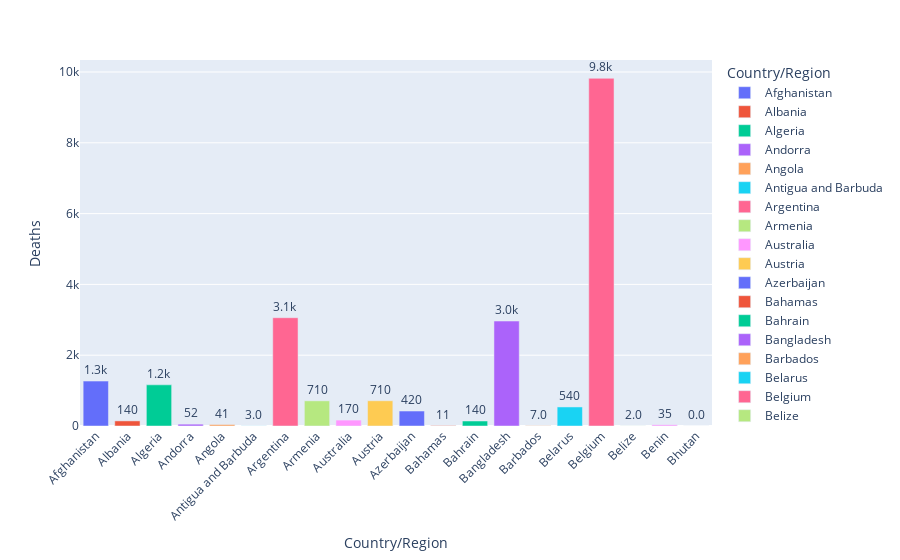

This figure's notebook cell:
### Markdown cell above
## Deaths for first 50 countries

### Code cell
import plotly.graph_objects as go


# Display death due to covid data for various countries 
fig = px.bar(country_wise.head(20), y='Deaths', x='Country/Region', text='Deaths', color='Country/Region')
# Put bar total value above bars with 2 values of precision
fig.update_traces(texttemplate='%{text:.2s}', textposition='outside')
# Set fontsize and uniformtext_mode='hide' says to hide the text if it won't fit
fig.update_layout(uniformtext_minsize=8)
# Rotate labels 45 degrees
fig.update_layout(xaxis_tickangle=-45)
fig

### Figure 1 — Plotly figure (JSON) as saved in the notebook; plotly's stock layout.template omitted (floating-point values rounded to 4 significant figures)
{"data": [{"alignmentgroup": "True", "hovertemplate": "Country/Region=%{x}<br>Deaths=%{text}<extra></extra>", "legendgroup": "Afghanistan", "marker": {"color": "#636efa", "pattern": {"shape": ""}}, "name": "Afghanistan", "offsetgroup": "Afghanistan", "orientation": "v", "showlegend": true, "text": [1269], "textposition": "outside", "x": ["Afghanistan"], "xaxis": "x", "y": [1269], "yaxis": "y", "type": "bar", "texttemplate": "%{text:.2s}"}, {"alignmentgroup": "True", "hovertemplate": "Country/Region=%{x}<br>Deaths=%{text}<extra></extra>", "legendgroup": "Albania", "marker": {"color": "#EF553B", "pattern": {"shape": ""}}, "name": "Albania", "offsetgroup": "Albania", "orientation": "v", "showlegend": true, "text": [144], "textposition": "outside", "x": ["Albania"], "xaxis": "x", "y": [144], "yaxis": "y", "type": "bar", "texttemplate": "%{text:.2s}"}, {"alignmentgroup": "True", "hovertemplate": "Country/Region=%{x}<br>Deaths=%{text}<extra></extra>", "legendgroup": "Algeria", "marker": {"color": "#00cc96", "pattern": {"shape": ""}}, "name": "Algeria", "offsetgroup": "Algeria", "orientation": "v", "showlegend": true, "text": [1163], "textposition": "outside", "x": ["Algeria"], "xaxis": "x", "y": [1163], "yaxis": "y", "type": "bar", "texttemplate": "%{text:.2s}"}, {"alignmentgroup": "True", "hovertemplate": "Country/Region=%{x}<br>Deaths=%{text}<extra></extra>", "legendgroup": "Andorra", "marker": {"color": "#ab63fa", "pattern": {"shape": ""}}, "name": "Andorra", "offsetgroup": "Andorra", "orientation": "v", "showlegend": true, "text": [52], "textposition": "outside", "x": ["Andorra"], "xaxis": "x", "y": [52], "yaxis": "y", "type": "bar", "texttemplate": "%{text:.2s}"}, {"alignmentgroup": "True", "hovertemplate": "Country/Region=%{x}<br>Deaths=%{text}<extra></extra>", "legendgroup": "Angola", "marker": {"color": "#FFA15A", "pattern": {"shape": ""}}, "name": "Angola", "offsetgroup": "Angola", "orientation": "v", "showlegend": true, "text": [41], "textposition": "outside", "x": ["Angola"], "xaxis": "x", "y": [41], "yaxis": "y", "type": "bar", "texttemplate": "%{text:.2s}"}, {"alignmentgroup": "True", "hovertemplate": "Country/Region=%{x}<br>Deaths=%{text}<extra></extra>", "legendgroup": "Antigua and Barbuda", "marker": {"color": "#19d3f3", "pattern": {"shape": ""}}, "name": "Antigua and Barbuda", "offsetgroup": "Antigua and Barbuda", "orientation": "v", "showlegend": true, "text": [3], "textposition": "outside", "x": ["Antigua and Barbuda"], "xaxis": "x", "y": [3], "yaxis": "y", "type": "bar", "texttemplate": "%{text:.2s}"}, {"alignmentgroup": "True", "hovertemplate": "Country/Region=%{x}<br>Deaths=%{text}<extra></extra>", "legendgroup": "Argentina", "marker": {"color": "#FF6692", "pattern": {"shape": ""}}, "name": "Argentina", "offsetgroup": "Argentina", "orientation": "v", "showlegend": true, "text": [3059], "textposition": "outside", "x": ["Argentina"], "xaxis": "x", "y": [3059], "yaxis": "y", "type": "bar", "texttemplate": "%{text:.2s}"}, {"alignmentgroup": "True", "hovertemplate": "Country/Region=%{x}<br>Deaths=%{text}<extra></extra>", "legendgroup": "Armenia", "marker": {"color": "#B6E880", "pattern": {"shape": ""}}, "name": "Armenia", "offsetgroup": "Armenia", "orientation": "v", "showlegend": true, "text": [711], "textposition": "outside", "x": ["Armenia"], "xaxis": "x", "y": [711], "yaxis": "y", "type": "bar", "texttemplate": "%{text:.2s}"}, {"alignmentgroup": "True", "hovertemplate": "Country/Region=%{x}<br>Deaths=%{text}<extra></extra>", "legendgroup": "Australia", "marker": {"color": "#FF97FF", "pattern": {"shape": ""}}, "name": "Australia", "offsetgroup": "Australia", "orientation": "v", "showlegend": true, "text": [167], "textposition": "outside", "x": ["Australia"], "xaxis": "x", "y": [167], "yaxis": "y", "type": "bar", "texttemplate": "%{text:.2s}"}, {"alignmentgroup": "True", "hovertemplate": "Country/Region=%{x}<br>Deaths=%{text}<extra></extra>", "legendgroup": "Austria", "marker": {"color": "#FECB52", "pattern": {"shape": ""}}, "name": "Austria", "offsetgroup": "Austria", "orientation": "v", "showlegend": true, "text": [713], "textposition": "outside", "x": ["Austria"], "xaxis": "x", "y": [713], "yaxis": "y", "type": "bar", "texttemplate": "%{text:.2s}"}, {"alignmentgroup": "True", "hovertemplate": "Country/Region=%{x}<br>Deaths=%{text}<extra></extra>", "legendgroup": "Azerbaijan", "marker": {"color": "#636efa", "pattern": {"shape": ""}}, "name": "Azerbaijan", "offsetgroup": "Azerbaijan", "orientation": "v", "showlegend": true, "text": [423], "textposition": "outside", "x": ["Azerbaijan"], "xaxis": "x", "y": [423], "yaxis": "y", "type": "bar", "texttemplate": "%{text:.2s}"}, {"alignmentgroup": "True", "hovertemplate": "Country/Region=%{x}<br>Deaths=%{text}<extra></extra>", "legendgroup": "Bahamas", "marker": {"color": "#EF553B", "pattern": {"shape": ""}}, "name": "Bahamas", "offsetgroup": "Bahamas", "orientation": "v", "showlegend": true, "text": [11], "textposition": "outside", "x": ["Bahamas"], "xaxis": "x", "y": [11], "yaxis": "y", "type": "bar", "texttemplate": "%{text:.2s}"}, {"alignmentgroup": "True", "hovertemplate": "Country/Region=%{x}<br>Deaths=%{text}<extra></extra>", "legendgroup": "Bahrain", "marker": {"color": "#00cc96", "pattern": {"shape": ""}}, "name": "Bahrain", "offsetgroup": "Bahrain", "orientation": "v", "showlegend": true, "text": [141], "textposition": "outside", "x": ["Bahrain"], "xaxis": "x", "y": [141], "yaxis": "y", "type": "bar", "texttemplate": "%{text:.2s}"}, {"alignmentgroup": "True", "hovertemplate": "Country/Region=%{x}<br>Deaths=%{text}<extra></extra>", "legendgroup": "Bangladesh", "marker": {"color": "#ab63fa", "pattern": {"shape": ""}}, "name": "Bangladesh", "offsetgroup": "Bangladesh", "orientation": "v", "showlegend": true, "text": [2965], "textposition": "outside", "x": ["Bangladesh"], "xaxis": "x", "y": [2965], "yaxis": "y", "type": "bar", "texttemplate": "%{text:.2s}"}, {"alignmentgroup": "True", "hovertemplate": "Country/Region=%{x}<br>Deaths=%{text}<extra></extra>", "legendgroup": "Barbados", "marker": {"color": "#FFA15A", "pattern": {"shape": ""}}, "name": "Barbados", "offsetgroup": "Barbados", "orientation": "v", "showlegend": true, "text": [7], "textposition": "outside", "x": ["Barbados"], "xaxis": "x", "y": [7], "yaxis": "y", "type": "bar", "texttemplate": "%{text:.2s}"}, {"alignmentgroup": "True", "hovertemplate": "Country/Region=%{x}<br>Deaths=%{text}<extra></extra>", "legendgroup": "Belarus", "marker": {"color": "#19d3f3", "pattern": {"shape": ""}}, "name": "Belarus", "offsetgroup": "Belarus", "orientation": "v", "showlegend": true, "text": [538], "textposition": "outside", "x": ["Belarus"], "xaxis": "x", "y": [538], "yaxis": "y", "type": "bar", "texttemplate": "%{text:.2s}"}, {"alignmentgroup": "True", "hovertemplate": "Country/Region=%{x}<br>Deaths=%{text}<extra></extra>", "legendgroup": "Belgium", "marker": {"color": "#FF6692", "pattern": {"shape": ""}}, "name": "Belgium", "offsetgroup": "Belgium", "orientation": "v", "showlegend": true, "text": [9822], "textposition": "outside", "x": ["Belgium"], "xaxis": "x", "y": [9822], "yaxis": "y", "type": "bar", "texttemplate": "%{text:.2s}"}, {"alignmentgroup": "True", "hovertemplate": "Country/Region=%{x}<br>Deaths=%{text}<extra></extra>", "legendgroup": "Belize", "marker": {"color": "#B6E880", "pattern": {"shape": ""}}, "name": "Belize", "offsetgroup": "Belize", "orientation": "v", "showlegend": true, "text": [2], "textposition": "outside", "x": ["Belize"], "xaxis": "x", "y": [2], "yaxis": "y", "type": "bar", "texttemplate": "%{text:.2s}"}, {"alignmentgroup": "True", "hovertemplate": "Country/Region=%{x}<br>Deaths=%{text}<extra></extra>", "legendgroup": "Benin", "marker": {"color": "#FF97FF", "pattern": {"shape": ""}}, "name": "Benin", "offsetgroup": "Benin", "orientation": "v", "showlegend": true, "text": [35], "textposition": "outside", "x": ["Benin"], "xaxis": "x", "y": [35], "yaxis": "y", "type": "bar", "texttemplate": "%{text:.2s}"}, {"alignmentgroup": "True", "hovertemplate": "Country/Region=%{x}<br>Deaths=%{text}<extra></extra>", "legendgroup": "Bhutan", "marker": {"color": "#FECB52", "pattern": {"shape": ""}}, "name": "Bhutan", "offsetgroup": "Bhutan", "orientation": "v", "showlegend": true, "text": [0], "textposition": "outside", "x": ["Bhutan"], "xaxis": "x", "y": [0], "yaxis": "y", "type": "bar", "texttemplate": "%{text:.2s}"}], "layout": {"xaxis": {"anchor": "y", "domain": [0, 1], "title": {"text": "Country/Region"}, "categoryorder": "array", "categoryarray": ["Afghanistan", "Albania", "Algeria", "Andorra", "Angola", "Antigua and Barbuda", "Argentina", "Armenia", "Australia", "Austria", "Azerbaijan", "Bahamas", "Bahrain", "Bangladesh", "Barbados", "Belarus", "Belgium", "Belize", "Benin", "Bhutan"], "tickangle": -45}, "yaxis": {"anchor": "x", "domain": [0, 1], "title": {"text": "Deaths"}}, "legend": {"title": {"text": "Country/Region"}, "tracegroupgap": 0}, "margin": {"t": 60}, "barmode": "relative", "uniformtext": {"minsize": 8}}}
